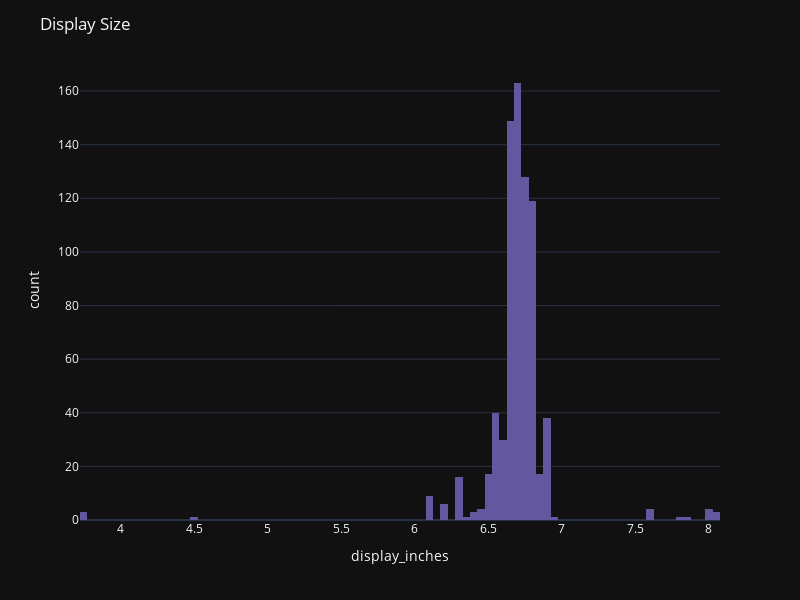

The notebook cell saved with this chart:
### Code cell
fig = px.histogram(
    df,
    x="display_inches",
    color_discrete_sequence=px.colors.sequential.Purp_r,
)

fig.update_layout(
    title="Display Size",
    template="plotly_dark",
    height=600,
    width=800
)

fig.show()

### Figure 1 — Plotly figure (JSON) as saved in the notebook; plotly's stock layout.template omitted (floating-point values rounded to 4 significant figures; data arrays with more than 128 entries replaced by an {"elided": "..."} marker saying what was removed)
{"data": [{"bingroup": "x", "hovertemplate": "display_inches=%{x}<br>count=%{y}<extra></extra>", "legendgroup": "", "marker": {"color": "rgb(99, 88, 159)", "pattern": {"shape": ""}}, "name": "", "orientation": "v", "showlegend": false, "type": "histogram", "x": {"elided": "758 float values"}, "xaxis": "x", "yaxis": "y"}], "layout": {"barmode": "relative", "height": 600, "legend": {"tracegroupgap": 0}, "margin": {"t": 60}, "title": {"text": "Display Size"}, "width": 800, "xaxis": {"anchor": "y", "domain": [0, 1], "title": {"text": "display_inches"}}, "yaxis": {"anchor": "x", "domain": [0, 1], "title": {"text": "count"}}}}
